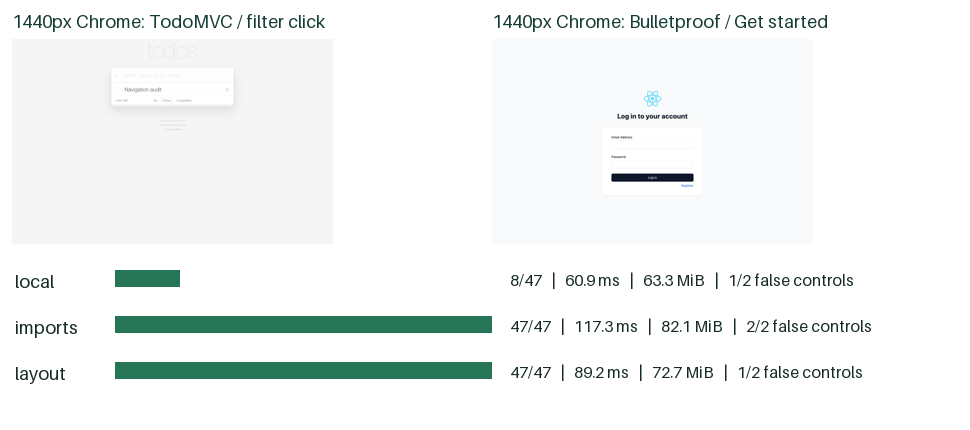
#> input picture experiments/entry-router/edges/evidence/edges-1440.png, 970 x 430 px, given in place of todo-1440.png, which was not available
$ python figure.py evidence/edges-1440.png
#> lines starting #> are read from the running program, lines starting #| are printed output that depends on the picture
from PIL import Image,ImageDraw
from pathlib import Path
import sys,json
base=Path(__file__).parent;root=Path(sys.argv[1]);data=json.loads((base/'evidence/results.json').read_text())
#> (reads experiments/entry-router/edges/evidence/results.json from the repository)
for w in [1440,390]:
 im=Image.new('RGB',(970,430),'white');d=ImageDraw.Draw(im)
#> after `im = Image.new('RGB', (970, 430), 'white')`: im: PIL image 970x430 RGB; every value is 255
 for i,(name,title) in enumerate([('todo','TodoMVC / filter click'),('bp','Bulletproof / Get started')]):
  photo=Image.open(root/f'{name}-{w}.png');photo.thumbnail((450,205));x=i*480+12
#> further down, photo is the input picture: PIL image 970x430 RGB; mean R, G, B 241.5, 244.7, 243.8
#> after `photo.thumbnail((450, 205))`:
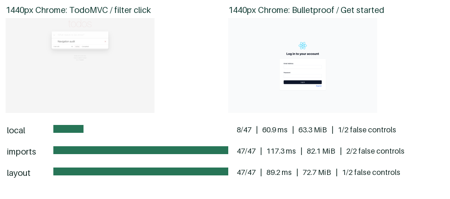
#> photo: PIL image 450x199 RGB; mean R, G, B 241.3, 244.5, 243.6
  im.paste(photo,(x,39));d.text((x,10),f'{w}px Chrome: {title}',fill='#143d35',font_size=18)
#> after `im.paste(photo, (x, 39))`:
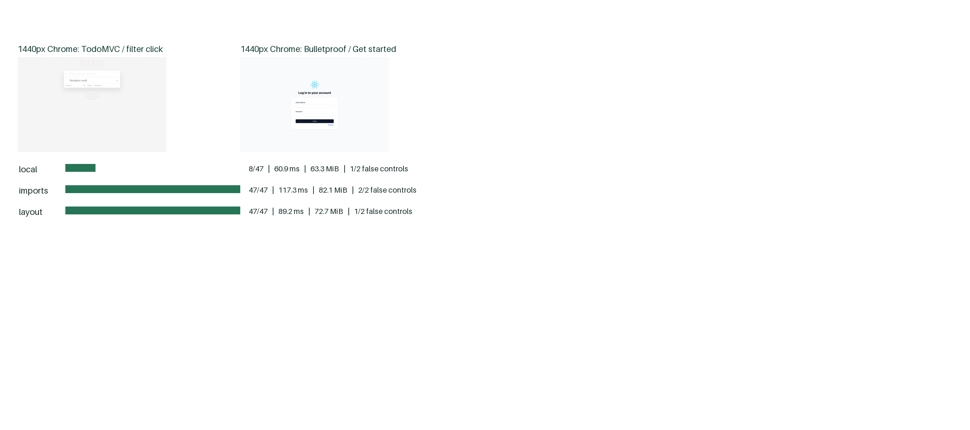
#> im: PIL image 970x430 RGB; mean R, G, B 252.1, 252.8, 252.6
 for i,(m,row) in enumerate(data.items()):
  y=270+46*i;tp=sum(a[0] for a in row['scores_TP_FP_FN'].values())
  d.text((15,y),m,fill='#162b27',font_size=18)
  d.rectangle((115,y,115+tp*8,y+16),fill='#277557')
  d.text((510,y),f'{tp}/47   |   {row["medianMs"]:.1f} ms   |   {row["medianMiB"]:.1f} MiB   |   {len(row["negativeControlFalseEdges"])}/2 false controls',fill='#162b27',font_size=16)
#> this loop made 3 passes
#> (m, y, tp) on passes 1 to 3: ('local', 270, 8), ('imports', 316, 47), ('layout', 362, 47)
 im.save(base/f'evidence/edges-{w}.png')
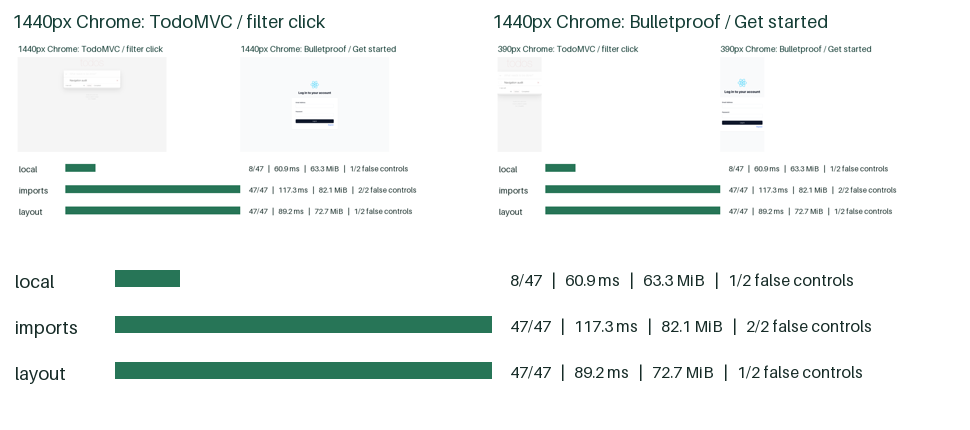
#> saved as edges-1440.png: PIL image 970x430 RGB; mean R, G, B 238.9, 243.3, 241.8
#> pass 2 of the loop `for w in [1440,390]:`:
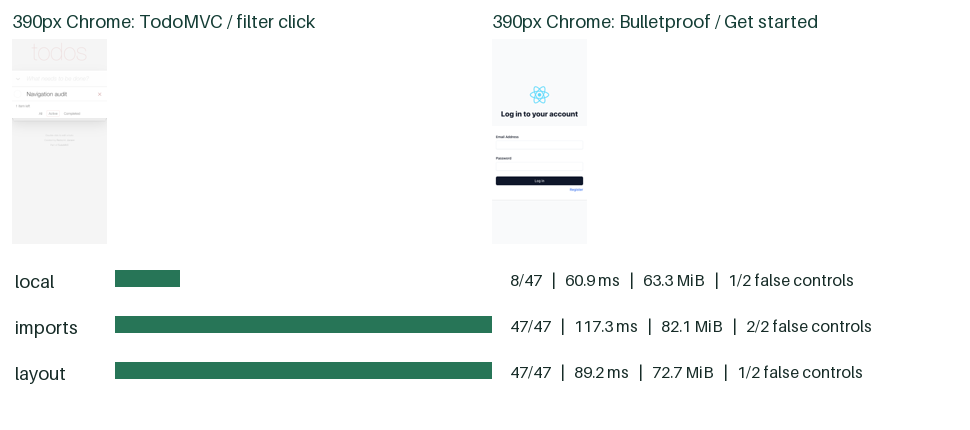
#> input picture experiments/entry-router/edges/evidence/edges-390.png, 970 x 430 px, given in place of todo-390.png, which was not available
#> photo is the input picture: PIL image 970x430 RGB; mean R, G, B 243.2, 246.3, 245.3
#> `photo.thumbnail((450, 205))`:
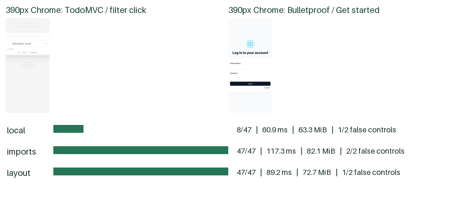
#> photo: PIL image 450x199 RGB; mean R, G, B 243, 246.2, 245.1
#> `im.paste(photo, (x, 39))`:
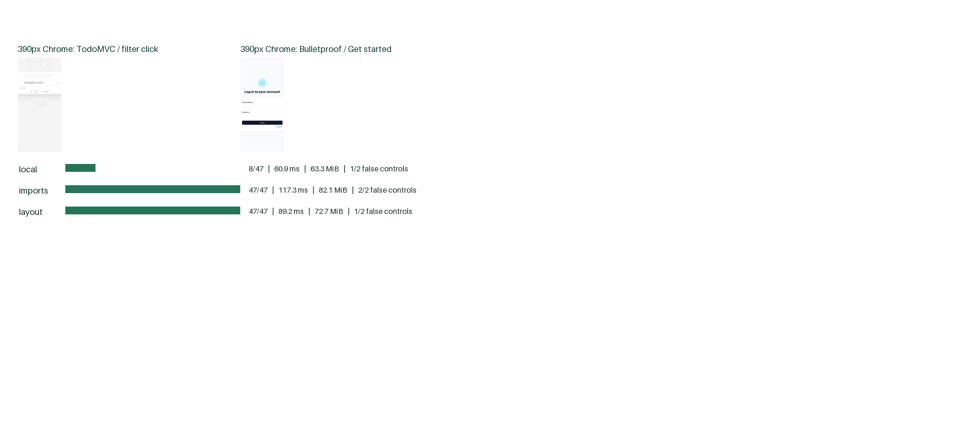
#> im: PIL image 970x430 RGB; mean R, G, B 252.4, 253.1, 252.9
#> (the run stopped early here; a loop or call above may not have finished)
